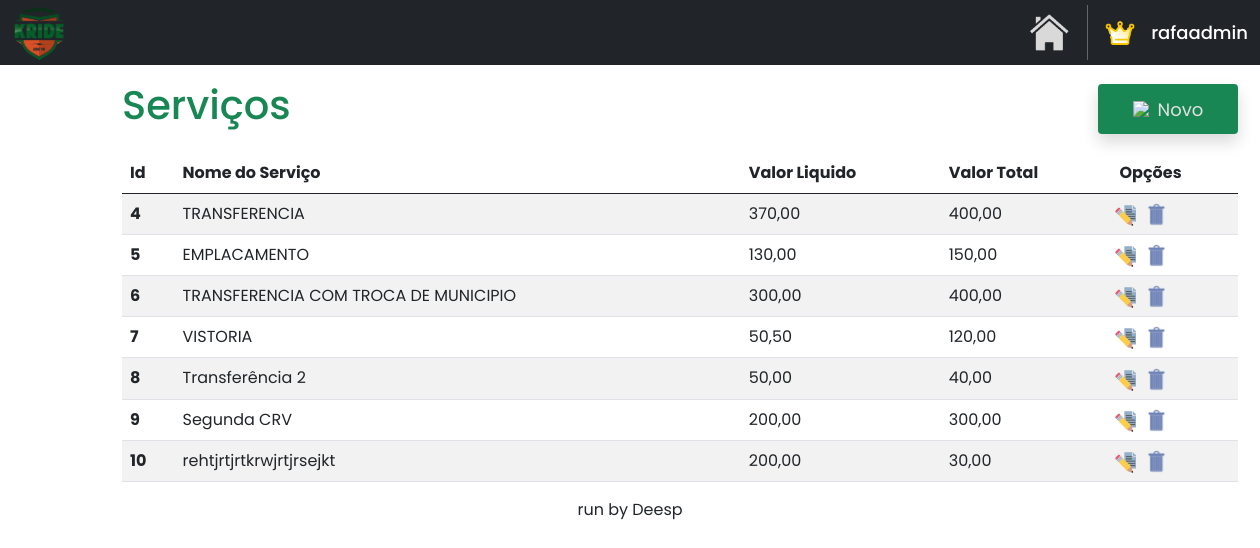
Before: /home/servicos (signed in) with the older database file.
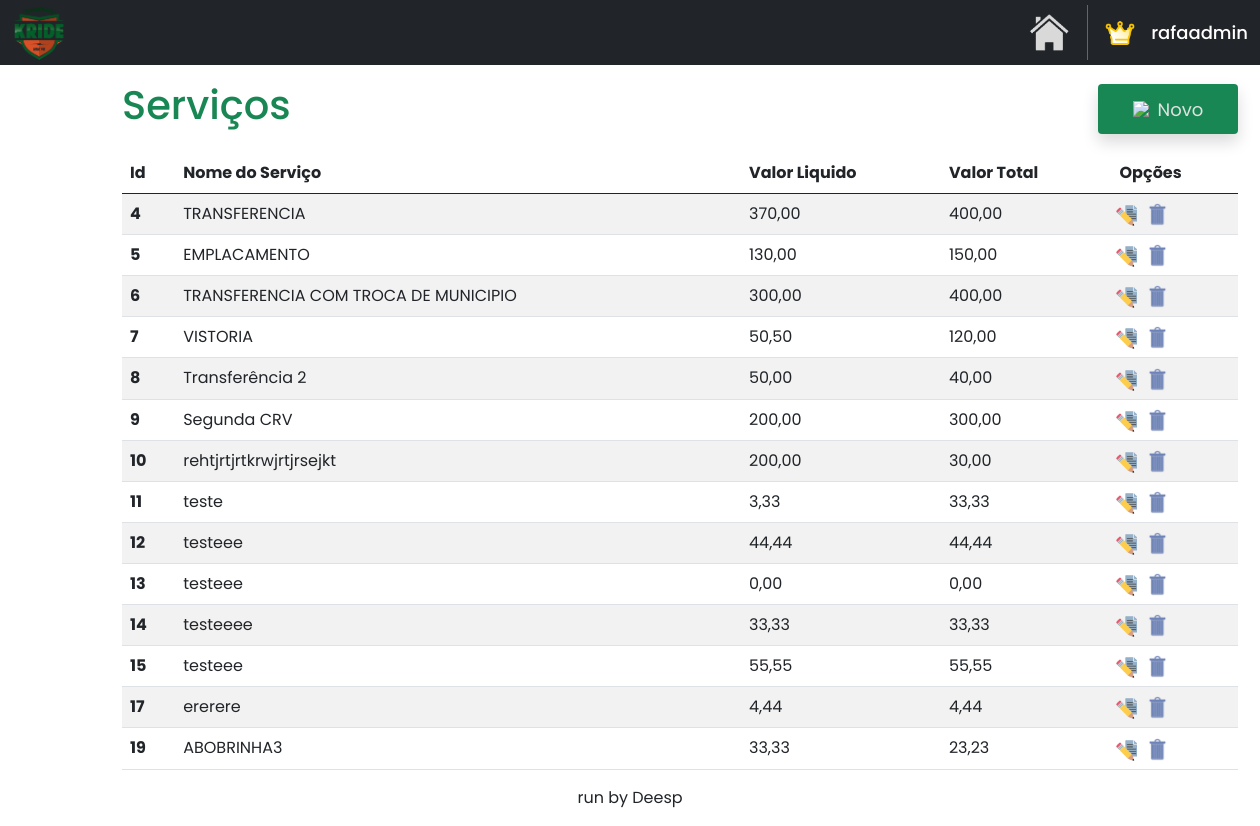
After: the same page with the newer database file.
### OS/models.py (models this page shows)
class Servico(models.Model):
    descricao = models.CharField(max_length=50)
    nome = models.CharField(max_length=50, default='')
    custo = models.CharField(max_length=10, default='0')
    valor_liquido = models.CharField(max_length=10, default='0')
    valor_total = models.CharField(max_length=10, default='0')
    taxa_detran = models.CharField(max_length=10, default='0')
    notas = models.TextField(blank=True, null=True)

### servicos/views.py (the view)
# urls.py: path('servicos', serviews.servicos, name='servicos'),
@login_required
def servicos(request):
    return paginacao(request)

### servicos/views.py (called while the page is built)
@login_required
def paginacao(request):
    servicos = Servico.objects.all().values('id', 'nome', 'valor_liquido', 'valor_total')
    servicos_paginados = Paginator(servicos, 15)
    page_num = request.GET.get('page')
    servicos = servicos_paginados.get_page(page_num)
    return render(request, 'servicos.html', {'servicos': servicos})

### servicos/templates/servicos.html (shortened to what this page needs)
{% extends "base.html" %}
{% load static %}
{% block content %}
<!DOCTYPE html>
<html lang="pt-BR">
<head>
    <link href="https://cdn.jsdelivr.net/npm/bootstrap@5.0.2/dist/css/bootstrap.min.css" rel="stylesheet">
</head>
<body>
    <div class="container mt-3 custom-container">
        <div class="d-flex justify-content-start align-items-center">
            <h1 class="me-auto text-success">Serviços</h1>
            <div class="shadow bg-success rounded" style="width: 140px; height: 50px; margin-left: 85px;">
                <a href="{% url 'novo_servico' %}" style="text-decoration: none; display: flex; align-items: center; justify-content: center; width: 100%; height: 100%;">
                    <img src="{% static 'images/novo.png' %}" style="width: 20px; margin-right: 5px;">
                    <p class="hover-link" style="font-size: 18px; margin: 0;">Novo</p>
                </a>
            </div>
        </div>
        <table class="table table-striped mt-3">
            <thead>
                <tr>
                    <th scope="col">Id</th>
                    <th scope="col">Nome do Serviço</th>
                    <th scope="col">Valor Liquido</th>
                    <th scope="col">Valor Total</th>
                    <th scope="col">Opções</th>
                </tr>
            </thead>
            <tbody  id="tbodyServicos">
                {% for servico in servicos %}
                    <tr>
                        <th>{{servico.id}}</th>
                        <td>{{servico.nome}}</td>
                        <td>{{servico.valor_liquido}}</td>
                        <td>{{servico.valor_total}}</td>
                        <td>
                            <div style="display: flex; gap: 10px;">
                                <a href="{% url 'editar_servico' servico.id %}"  title="EDITAR" style="height: 20px; margin-left: -5px;">
                                    <img src="{% static 'images/editar.png' %}" style="width: 22px; height: 23px;">
                                </a>
                                <a href="#" class="delete-button" data-toggle="modal" data-target="#confirmDeleteModal" data-url="{% url 'excluir_servico' servico.id %}" title="EXCLUIR">
                                    <img src="{% static 'images/excluir.png' %}" style="width: 22px; height: 23px;">
                                </a>
                            </div>
                        </td>
                    </tr>
                {% endfor %}
            </tbody>
        </table>
    </div>
</body>
</html>
{% endblock %}

Changed rows visible on the page:
added Servico: id "11", nome "teste", valor_liquido "3,33", valor_total "33,33"
added Servico: id "12", nome "testeee", valor_liquido "44,44", valor_total "44,44"
added Servico: id "13", nome "testeee", valor_liquido "0,00", valor_total "0,00"
added Servico: id "14", nome "testeeee", valor_liquido "33,33", valor_total "33,33"
added Servico: id "15", nome "testeee", valor_liquido "55,55", valor_total "55,55"
added Servico: id "17", nome "ererere", valor_liquido "4,44", valor_total "4,44"
added Servico: id "19", nome "ABOBRINHA3", valor_liquido "33,33", valor_total "23,23"
